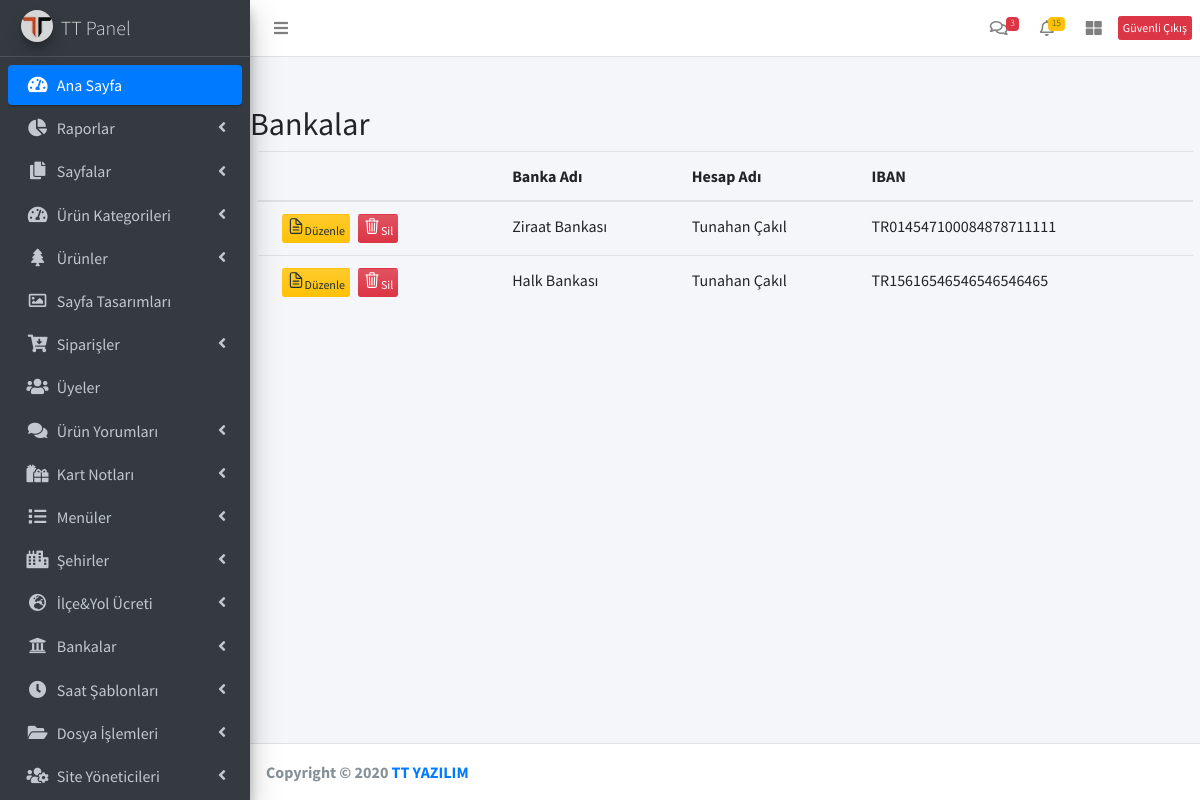
The page /ttadmin/bank.php (signed in) on the database its author committed.
### tables this page shows
CREATE TABLE `bank` (
  `ID` int(11) NOT NULL,
  `BANK_NAME` varchar(2000) NOT NULL,
  `DEPARTMENT_NO` int(11) NOT NULL,
  `ACCOUNT_NAME` varchar(200) NOT NULL,
  `ACCOUNT_NO` int(11) NOT NULL,
  `IBAN` varchar(26) NOT NULL,
  `PROCESS_DATE` datetime NOT NULL DEFAULT current_timestamp(),
  `ACTIVE` tinyint(1) NOT NULL DEFAULT 1
);

### ttadmin/bank.php (the view, shortened to what this page needs)
<?php include("header.php") ?>
    <div class="content-wrapper">
        <div class="card-body table-responsive p-0"><br><br>
        <h2>Bankalar</h3>
        <div class="col-md-12">
            <table class="table table-hover text-nowrap">
                <thead>
                    <tr>
                    <th></th>
                    <th>Banka Adı</th>
                    <th>Hesap Adı</th>
                    <th>IBAN</th>
                    </tr>
                </thead>
                <tbody>
                        <?php
                        $sql_bank = "select * from bank where ACTIVE = 1";
                        $result_bank = mysqli_query($conn,$sql_bank);
                        while($row_bank=mysqli_fetch_array($result_bank)) {
                        ?>
                    <tr>
                    <td>
                        <div class="btn-toolbar" role="toolbar" aria-label="Toolbar with button groups">
                        <div class="btn-group mr-2" role="group" aria-label="Third group">
                        <form action="bank_update.php" method="GET">
                            <button type="submit" class="btn btn-block bg-gradient-warning btn-xs"><ion-icon size="small" name="document-text-outline"></ion-icon>Düzenle</button>
                        </form>
                        </div>
                        <div class="btn-group mr-2" role="group" aria-label="Third group">
                            <a href = "product_delete.php"><button type="button" class="btn btn-block bg-gradient-danger btn-xs"><ion-icon size="small" name="trash-outline"></ion-icon>Sil</button></a>
                        </div>
                        </div>
                    </td>
                    <?php
                        echo '<td>'.$row_bank['BANK_NAME'].'</td>';
                        echo '<td>'.$row_bank['ACCOUNT_NAME'].'</td>';
                        echo '<td>'.$row_bank['IBAN'].'</td>';
                        echo '</tr>';
                    }
                    ?>
                </tbody>
             </table>
         </div>
        </div>
    </div>
<?php include("footer.php") ?>

### rows shown on the page
bank: BANK_NAME "Ziraat Bankası", ACCOUNT_NAME "Tunahan Çakıl", IBAN "TR014547100084878711111"
bank: BANK_NAME "Halk Bankası", ACCOUNT_NAME "Tunahan Çakıl", IBAN "TR15616546546546546465"
